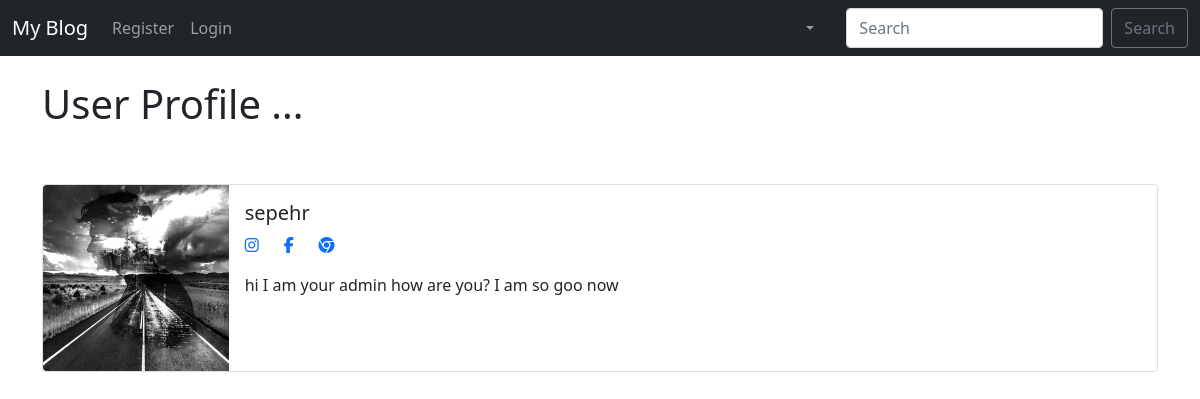
/members/1/profile/, run on the app's committed database.
### theblog/models.py (models this page shows, shortened)
class profile(models.Model):
    user = models.OneToOneField(User , null=True ,on_delete=models.CASCADE)
    image=models.ImageField(null=True , blank=True , upload_to= "images/profile/")
    bio = models.TextField()
    website_url = models.CharField(max_length=255 ,null=True ,blank=True)
    insta_url = models.CharField(max_length=255 ,null=True ,blank=True)
    facebook_url = models.CharField(max_length=255 ,null=True ,blank=True)

### memebers/views.py (the view)
# urls.py: path("<int:pk>/profile/", ShowProfilePageView.as_view(), name="show_profile_page"),
class ShowProfilePageView(DetailView):
    model = profile
    template_name = "registration/user_profile.html"
    def get_context_data(self,*args,**kwargs):
        users =profile.objects.all()
        context =super(ShowProfilePageView, self).get_context_data(*args,**kwargs)
        page_user = get_object_or_404(profile, id=self.kwargs['pk'])
        context["page_user"] = page_user
        return context

### memebers/templates/registration/user_profile.html (shortened to what this page needs)
{% extends 'base.html' %}
{% load static %}
{% block content %}
<h1>User Profile ...</h1>
<br>
<br>
<div class="card mb-3">
    <div class="row g-0">
      <div class="col-md-2">
        {% if page_user.image %}
        <img src="{{page_user.image.url}}" width="250px", height="300px" class="img-fluid rounded-start" class="border border-4">
        {% else %}
        <img src="{% static 'theblog/images/default-profile-picture1.jpg' %}" width="250px", height="300px" class="img-fluid rounded-start" class="border border-4">
        {% endif %}
      </div>
      <div class="col-md-10">
        <div class="card-body">
            {% if post.author.profile.id %}
              <h5 class="card-title">{{page_user.user.first_name}}&nbsp;{{page_user.last_name}}</h5>
            {% else %}
            <h5 class="card-title">{{page_user.user.first_name}}&nbsp;{{page_user.last_name}}</h5>
          {% endif %}
            <p class="card-text" class="text-muted"  class="col-lg-4 col-sm-12 footer-social">
              {% if page_user.insta_url %}
                  <a href="{{page_user.insta_url}}"><i class="fa fa-instagram"></i></a>&nbsp;&nbsp;&nbsp;&nbsp;&nbsp;
              {% endif %}
              {% if page_user.facebook_url %}
                  <a href="{{page_user.facebook_url}}"><i class="fa fa-facebook"></i></a>&nbsp;&nbsp;&nbsp;&nbsp;&nbsp;
              {% endif %}
              {% if page_user.website_url %}
                  <a href="{{page_user.website_url}}"><i class="fa fa-chrome"></i></a>&nbsp;&nbsp;&nbsp;&nbsp;&nbsp;
              {% endif %}
            </p>
          {% if page_user.bio %}
            <p class="card-text">{{page_user.bio}}</p>
          {% else %}
            <h6> I am {{page_user.user.first_name}} And Hope You Enjoy From My Text </h6>
          {% endif %}
        </div>
      </div>
    </div>
  </div>
{% endblock  %}

### data on the page
profile: image (picture), user.first_name "sepehr", bio "hi I am your admin how are you? I am so goo now"
